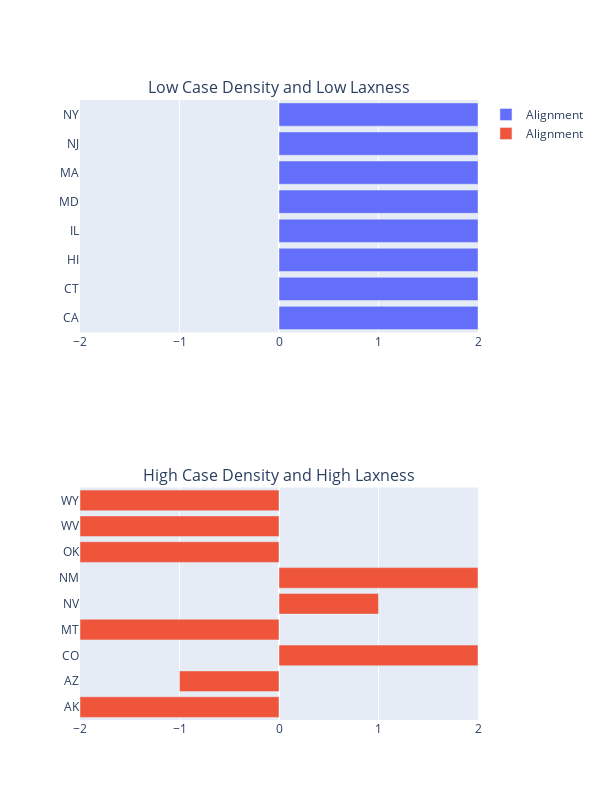

The cell this chart's notebook holds for it:
### Code cell
import plotly.graph_objects as go

fig = make_subplots(rows=2, cols=1, subplot_titles=('Low Case Density and Low Laxness', 'High Case Density and High Laxness'))

fig.add_trace(go.Bar(y=X_laxness_filtered[X_laxness_filtered['cluster'] == 1]['state'],
    x=X_laxness_filtered[X_laxness_filtered['cluster'] == 1]['alignment'], name='Alignment', orientation='h',), row=1, col=1)

fig.add_trace(go.Bar(y=X_laxness_filtered[X_laxness_filtered['cluster'] == 2]['state'],
    x=X_laxness_filtered[X_laxness_filtered['cluster'] == 2]['alignment'], name='Alignment', orientation='h'), row=2, col=1)

fig.update_xaxes(range=[-2, 2])
fig.update_layout({'width': 600, 'height': 800})
fig.show()

### Figure 1 — Plotly figure (JSON) as saved in the notebook; plotly's stock layout.template omitted (floating-point values rounded to 4 significant figures)
{"data": [{"name": "Alignment", "orientation": "h", "type": "bar", "x": [2, 2, 2, 2, 2, 2, 2, 2], "xaxis": "x", "y": ["CA", "CT", "HI", "IL", "MD", "MA", "NJ", "NY"], "yaxis": "y"}, {"name": "Alignment", "orientation": "h", "type": "bar", "x": [-2, -1, 2, -2, 1, 2, -2, -2, -2], "xaxis": "x2", "y": ["AK", "AZ", "CO", "MT", "NV", "NM", "OK", "WV", "WY"], "yaxis": "y2"}], "layout": {"annotations": [{"font": {"size": 16}, "showarrow": false, "text": "Low Case Density and Low Laxness", "x": 0.5, "xanchor": "center", "xref": "paper", "y": 1, "yanchor": "bottom", "yref": "paper"}, {"font": {"size": 16}, "showarrow": false, "text": "High Case Density and High Laxness", "x": 0.5, "xanchor": "center", "xref": "paper", "y": 0.375, "yanchor": "bottom", "yref": "paper"}], "height": 800, "width": 600, "xaxis": {"anchor": "y", "domain": [0, 1], "range": [-2, 2]}, "xaxis2": {"anchor": "y2", "domain": [0, 1], "range": [-2, 2]}, "yaxis": {"anchor": "x", "domain": [0.625, 1]}, "yaxis2": {"anchor": "x2", "domain": [0, 0.375]}}}
